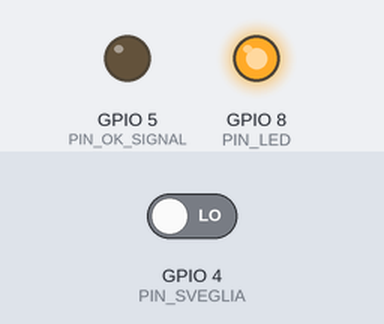
This sketch was run on a simulated ESP32-C3. Shown: output pins drawn as LEDs (lit = HIGH). Inputs (shaded band) come from the test bench; at power-on: GPIO 4 (PIN_SVEGLIA) LOW. WiFi joins after 1.5 s; servers stay silent unless stated; the local clock reads 2024-03-15 10:24:30 at power-on unless the sketch sets it. At 1.5 s the program puts the board to deep sleep or switches it off; the recording ends there.

Above: at 0.1 s.
Timing chart, 0 to 1.5 s (numbered marks = the images above):
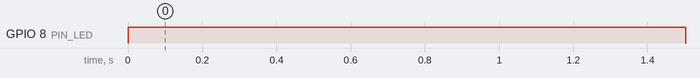

Measured:
- by itself, GPIO 8 (PIN_LED): LOW → HIGH at 0.00 s, → LOW 1.5 s later

The sketch:

C3Sleep3.ino
```cpp
#include <WiFi.h>
#include <WiFiManager.h>
#include <time.h>
// Forza lo spegnimento di mDNS (il servizio che lo fa apparire nell'IDE)
#include <ESPmDNS.h>

#define PIN_SVEGLIA   GPIO_NUM_4
#define PIN_LED       8
#define PIN_OK_SIGNAL 5          // ALTO = Successo, BASSO = Problema/In corso

void setup() {
    // Inizializzazione rapida
    pinMode(PIN_LED, OUTPUT);
    pinMode(PIN_OK_SIGNAL, OUTPUT);
    digitalWrite(PIN_OK_SIGNAL, LOW); // Partiamo cauti
    digitalWrite(PIN_LED, HIGH);

    MDNS.end();

    Serial.begin(115200);

    // WiFiManager con tempi stretti per non drenare il supercap in caso di errore
    WiFiManager wm;
    wm.setConnectTimeout(10);       // 10 secondi max per connettersi al router
    wm.setConfigPortalTimeout(60);  // 60 secondi max per il portale se non c'è rete

    bool res = wm.autoConnect("ESP32C3_Setup");

    if (res) {
        // WiFi OK -> Prendo l'ora
        configTime(0, 0, "pool.ntp.org");
        setenv("TZ", "CET-1CEST,M3.5.0,M10.5.0/3", 1);
        tzset();

        struct tm timeinfo;
        // Aspettiamo max 3 secondi per la sincronizzazione effettiva
        if (getLocalTime(&timeinfo, 3000)) {
            // --- SUCCESSO ---
            digitalWrite(PIN_OK_SIGNAL, HIGH); // Diciamo al Master che il dato è pronto

            // Invio ripetuto finché il Master tiene alto il pin 4
            while (digitalRead(PIN_SVEGLIA) == HIGH) {
                if (getLocalTime(&timeinfo)) {
                    Serial.printf("@%02d%02d%02d\n",
                                  //timeinfo.tm_year + 1900, timeinfo.tm_mon + 1, timeinfo.tm_mday,
                                  timeinfo.tm_hour, timeinfo.tm_min, timeinfo.tm_sec);
                }
                delay(1000); // Un invio al secondo
            }
        } else {
            Serial.println("E_NTP_FAIL");
            // Il PIN 5 resta BASSO per segnalare errore
        }
    } else {
        Serial.println("E_WIFI_FAIL");
        // Il PIN 5 resta BASSO per segnalare errore
    }

    // --- PROCEDURA DI SPEGNIMENTO ---
    Serial.flush();
    digitalWrite(PIN_LED, LOW);
    digitalWrite(PIN_OK_SIGNAL, LOW);

    WiFi.disconnect(true);
    WiFi.mode(WIFI_OFF);

    esp_deep_sleep_enable_gpio_wakeup(1 << PIN_SVEGLIA, ESP_GPIO_WAKEUP_GPIO_HIGH);
    esp_deep_sleep_start();
}

void loop() {}
```
